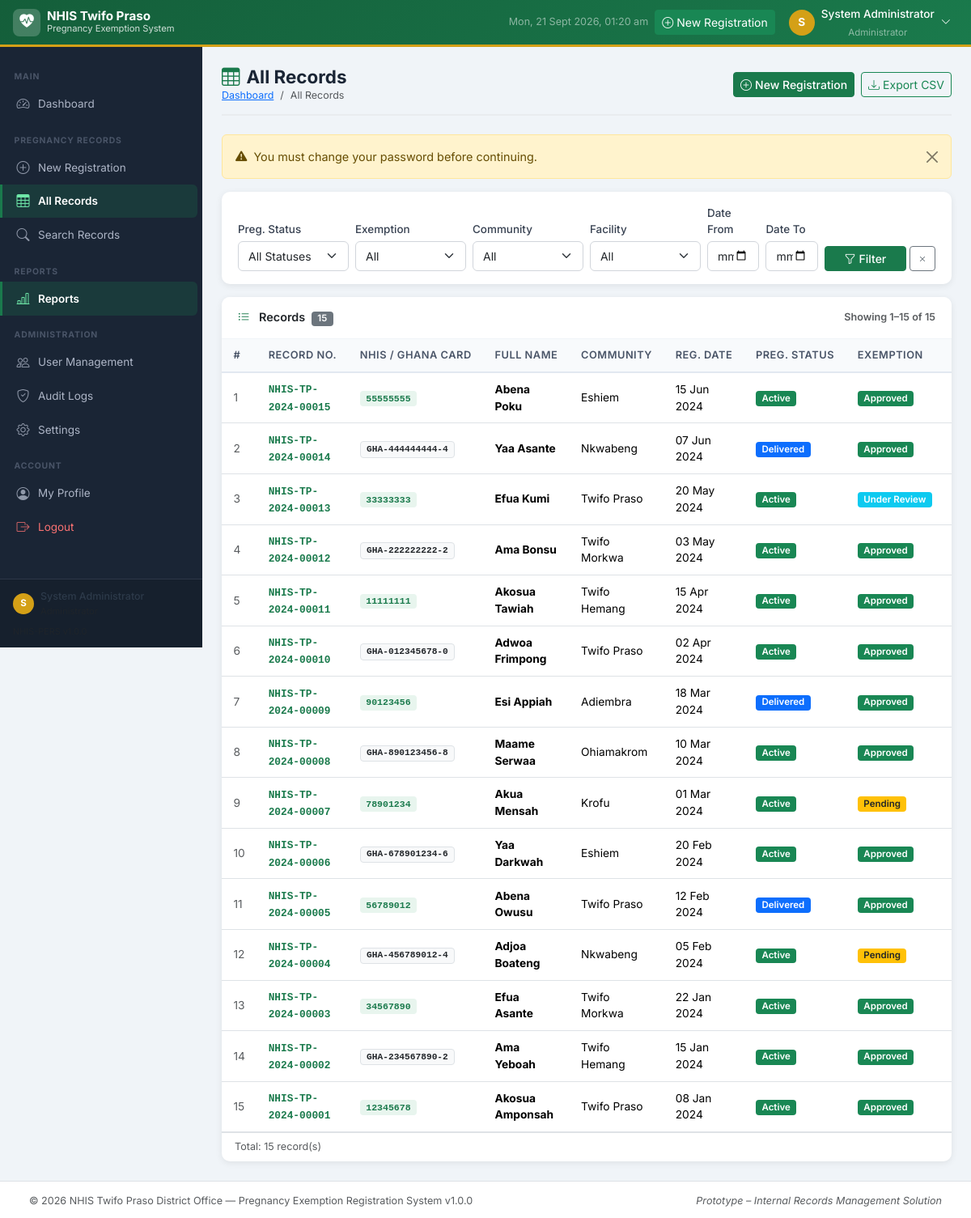
The app's page /records/index.php (signed in) with its own data.
### tables this page shows
CREATE TABLE IF NOT EXISTS `users` (
  `id` INT(11) NOT NULL AUTO_INCREMENT,
  `full_name` VARCHAR(150) NOT NULL,
  `username` VARCHAR(80) NOT NULL,
  `email` VARCHAR(150) DEFAULT NULL,
  `password` VARCHAR(255) NOT NULL,
  `role_id` INT(11) NOT NULL DEFAULT 2,
  `phone` VARCHAR(20) DEFAULT NULL,
  `status` ENUM('active','inactive') NOT NULL DEFAULT 'active',
  `must_change_password` TINYINT(1) NOT NULL DEFAULT 0,
  `last_login` DATETIME DEFAULT NULL,
  `created_at` TIMESTAMP NOT NULL DEFAULT CURRENT_TIMESTAMP,
  `updated_at` TIMESTAMP NOT NULL DEFAULT CURRENT_TIMESTAMP ON UPDATE CURRENT_TIMESTAMP,
  PRIMARY KEY (`id`),
  UNIQUE KEY `uq_username` (`username`),
  KEY `fk_users_role` (`role_id`),
  CONSTRAINT `fk_users_role` FOREIGN KEY (`role_id`) REFERENCES `roles` (`id`) ON UPDATE CASCADE
);

CREATE TABLE IF NOT EXISTS `roles` (
  `id` INT(11) NOT NULL AUTO_INCREMENT,
  `role_name` VARCHAR(50) NOT NULL,
  `description` VARCHAR(255) DEFAULT NULL,
  `created_at` TIMESTAMP NOT NULL DEFAULT CURRENT_TIMESTAMP,
  PRIMARY KEY (`id`),
  UNIQUE KEY `uq_role_name` (`role_name`)
);

CREATE TABLE IF NOT EXISTS `pregnant_women` (
  `id` INT(11) NOT NULL AUTO_INCREMENT,
  `record_number` VARCHAR(30) NOT NULL COMMENT 'System-generated unique record number e.g. NHIS-TP-2024-00001',
  `nhis_membership_number` VARCHAR(20) DEFAULT NULL COMMENT '8-digit NHIS membership number',
  `ghana_card_number` VARCHAR(20) DEFAULT NULL COMMENT 'Ghana Card Number: GHA-XXXXXXXXX-X',
  `first_name`  VARCHAR(80)  NOT NULL,
  `middle_name` VARCHAR(80)  DEFAULT NULL,
  `last_name`   VARCHAR(80)  NOT NULL,
  `full_name`   VARCHAR(150) GENERATED ALWAYS AS (TRIM(CONCAT_WS(' ', `first_name`, NULLIF(`middle_name`,''), `last_name`))) STORED COMMENT 'Auto-computed from first/middle/last name',
  `date_of_birth` DATE DEFAULT NULL,
  `sex` ENUM('Female') NOT NULL DEFAULT 'Female',
  `phone` VARCHAR(20) DEFAULT NULL,
  `alt_phone` VARCHAR(20) DEFAULT NULL,
  `community_id` INT(11) DEFAULT NULL,
  `community_other` VARCHAR(150) DEFAULT NULL COMMENT 'If community not in list',
  `district` VARCHAR(100) DEFAULT 'Twifo Atti-Morkwa',
  `region` VARCHAR(100) DEFAULT 'Central Region',
   
  `registration_date` DATE NOT NULL COMMENT 'Date of pregnancy registration with NHIS',
  `gravida` INT(2) DEFAULT NULL COMMENT 'Total number of pregnancies',
  `parity` INT(2) DEFAULT NULL COMMENT 'Number of previous deliveries',
  `gestational_age_weeks` INT(3) DEFAULT NULL COMMENT 'Gestational age in weeks at registration',
  `expected_delivery_date` DATE DEFAULT NULL COMMENT 'EDD',
  `antenatal_start_date` DATE DEFAULT NULL COMMENT 'Date first ANC visit',
  `health_facility_id` INT(11) DEFAULT NULL COMMENT 'Facility for ANC',
  `facility_other` VARCHAR(200) DEFAULT NULL COMMENT 'If facility not in list',
  `pregnancy_status` ENUM('Active','Delivered','Lost to Follow-up','Referred','Deceased','Other') NOT NULL DEFAULT 'Active',
  `delivery_date` DATE DEFAULT NULL,
  `delivery_outcome` VARCHAR(200) DEFAULT NULL,
   
  `processing_date` DATE DEFAULT NULL COMMENT 'Date NHIS processed the exemption',
  `exemption_status` ENUM('Approved','Pending','Rejected','Under Review') NOT NULL DEFAULT 'Pending',
  `reference_number` VARCHAR(80) DEFAULT NULL COMMENT 'NHIS reference/transaction number',
  `processed_by` INT(11) DEFAULT NULL COMMENT 'User ID of staff who processed',
  `nhis_remarks` TEXT DEFAULT NULL COMMENT 'Remarks on NHIS processing',
   
  `general_remarks` TEXT DEFAULT NULL,
  `created_by` INT(11) NOT NULL COMMENT 'User who created record',
  `updated_by` INT(11) DEFAULT NULL COMMENT 'User who last updated record',
  `created_at` TIMESTAMP NOT NULL DEFAULT CURRENT_TIMESTAMP,
  `updated_at` TIMESTAMP NOT NULL DEFAULT CURRENT_TIMESTAMP ON UPDATE CURRENT_TIMESTAMP,
  `is_deleted` TINYINT(1) NOT NULL DEFAULT 0,
  PRIMARY KEY (`id`),
  UNIQUE KEY `uq_record_number` (`record_number`),
  UNIQUE KEY `uq_ghana_card` (`ghana_card_number`),
  KEY `idx_nhis_membership` (`nhis_membership_number`),
  KEY `idx_first_name` (`first_name`),
  KEY `idx_last_name` (`last_name`),
  KEY `idx_registration_date` (`registration_date`),
  KEY `idx_community` (`community_id`),
  KEY `idx_facility` (`health_facility_id`),
  KEY `idx_status` (`pregnancy_status`),
  KEY `idx_exemption_status` (`exemption_status`),
  KEY `fk_pw_community` (`community_id`),
  KEY `fk_pw_facility` (`health_facility_id`),
  KEY `fk_pw_processed_by` (`processed_by`),
  KEY `fk_pw_created_by` (`created_by`),
  CONSTRAINT `fk_pw_community` FOREIGN KEY (`community_id`) REFERENCES `communities` (`id`) ON UPDATE CASCADE,
  CONSTRAINT `fk_pw_facility` FOREIGN KEY (`health_facility_id`) REFERENCES `health_facilities` (`id`) ON UPDATE CASCADE,
  CONSTRAINT `fk_pw_processed_by` FOREIGN KEY (`processed_by`) REFERENCES `users` (`id`) ON UPDATE CASCADE,
  CONSTRAINT `fk_pw_created_by` FOREIGN KEY (`created_by`) REFERENCES `users` (`id`) ON UPDATE CASCADE
);

CREATE TABLE IF NOT EXISTS `system_settings` (
  `id` INT(11) NOT NULL AUTO_INCREMENT,
  `setting_key` VARCHAR(100) NOT NULL,
  `setting_value` TEXT DEFAULT NULL,
  `description` VARCHAR(255) DEFAULT NULL,
  `updated_by` INT(11) DEFAULT NULL,
  `updated_at` TIMESTAMP NOT NULL DEFAULT CURRENT_TIMESTAMP ON UPDATE CURRENT_TIMESTAMP,
  PRIMARY KEY (`id`),
  UNIQUE KEY `uq_setting_key` (`setting_key`)
);

### records/index.php (the view, shortened to what the rows shown need)
<?php
require_once __DIR__ . '/../includes/auth.php';
$pdo         = getDBConnection();
$filterStatus     = trim($_GET['status']      ?? '');
$filterExemption  = trim($_GET['exemption']   ?? '');
$filterCommunity  = (int) ($_GET['community'] ?? 0);
$filterFacility   = (int) ($_GET['facility']  ?? 0);
$filterStaff      = (int) ($_GET['staff']     ?? 0);
$filterDateFrom   = trim($_GET['date_from']   ?? '');
$filterDateTo     = trim($_GET['date_to']     ?? '');
$where  = ['pw.is_deleted = 0'];
$whereSQL = 'WHERE ' . implode(' AND ', $where);
$pg     = getPaginationParams();
$pgStr  = http_build_query(array_filter([
    'status' => $filterStatus, 'exemption' => $filterExemption,
    'community' => $filterCommunity ?: '', 'facility' => $filterFacility ?: '',
    'staff' => $filterStaff ?: '', 'date_from' => $filterDateFrom, 'date_to' => $filterDateTo,
]));
$sql = "SELECT pw.id, pw.record_number, pw.nhis_membership_number, pw.ghana_card_number,
               pw.first_name, pw.last_name,
               pw.phone, pw.registration_date, pw.pregnancy_status, pw.exemption_status,
               pw.processing_date,
               COALESCE(c.community_name,  pw.community_other,  '—') AS community,
               COALESCE(hf.facility_name,  pw.facility_other,   '—') AS facility,
               u.full_name AS created_by_name
        FROM pregnant_women pw
        LEFT JOIN communities      c  ON pw.community_id       = c.id
        LEFT JOIN health_facilities hf ON pw.health_facility_id = hf.id
        LEFT JOIN users             u  ON pw.created_by         = u.id
        $whereSQL
        ORDER BY pw.registration_date DESC, pw.id DESC
        LIMIT :limit OFFSET :offset";
$stmt = $pdo->prepare($sql);
$stmt->bindValue(':limit',  $pg['per_page'], PDO::PARAM_INT);
$stmt->bindValue(':offset', $pg['offset'],   PDO::PARAM_INT);
$stmt->execute();
$records = $stmt->fetchAll();
include __DIR__ . '/../includes/header.php';
?>
<div class="nhis-content">
    <div class="page-header d-flex align-items-center justify-content-between flex-wrap gap-2">
        <div>
            <h1><i class="bi bi-table me-2 text-nhis"></i>All Records</h1>
        </div>
    </div>
    <div class="card">
        <div class="card-body p-0">
            <?php if (empty($records)): ?>
            <div class="empty-state">
                <i class="bi bi-inbox"></i>
                <p>No records found<?= $pgStr ? ' matching the current filters' : '' ?>.</p>
                <a href="<?= BASE_URL ?>/pregnancy/add.php" class="btn btn-nhis-primary btn-sm">Add First Record</a>
            </div>
            <?php else: ?>
            <div class="table-responsive">
                <table class="table table-nhis mb-0">
                    <thead>
                        <tr>
                            <th>#</th>
                            <th>Record No.</th>
                            <th>NHIS / Ghana Card</th>
                            <th>Full Name</th>
                            <th>Community</th>
                            <th>Reg. Date</th>
                            <th>Preg. Status</th>
                            <th>Exemption</th>
                            <th>Registered By</th>
                        </tr>
                    </thead>
                    <tbody>
                    <?php $n = $pg['offset'] + 1; foreach ($records as $r): ?>
                    <tr>
                        <td class="text-muted small"><?= $n++ ?></td>
                        <td><span class="record-num"><?= htmlspecialchars($r['record_number']) ?></span></td>
                        <td>
                            <?php if ($r['nhis_membership_number']): ?>
                                <span class="badge bg-nhis-light text-nhis" style="font-family:monospace;"><?= htmlspecialchars($r['nhis_membership_number']) ?></span>
                            <?php elseif ($r['ghana_card_number']): ?>
                                <span class="badge bg-light text-dark border" style="font-family:monospace;font-size:.7rem;"><?= htmlspecialchars($r['ghana_card_number']) ?></span>
                            <?php else: ?><span class="text-muted">—</span><?php endif; ?>
                        </td>
                        <td><strong><?= htmlspecialchars($r['first_name'] . ' ' . $r['last_name']) ?></strong></td>
                        <td><?= htmlspecialchars($r['community']) ?></td>
                        <td><?= formatDate($r['registration_date']) ?></td>
                        <td><?= pregnancyStatusBadge($r['pregnancy_status']) ?></td>
                        <td><?= exemptionStatusBadge($r['exemption_status']) ?></td>
                        <td><?= htmlspecialchars($r['created_by_name'] ?? '—') ?></td>
                    </tr>
                    <?php endforeach; ?>
                    </tbody>
                </table>
            </div>
            <?php endif; ?>
        </div>
    </div>
</div>
<?php include __DIR__ . '/../includes/footer.php'; ?>

### includes/header.php (shortened to what the rows shown need)
<?php
$currentUser = getCurrentUser();
?>
<!DOCTYPE html>
<html lang="en">
<head>
    <link href="https://cdn.jsdelivr.net/npm/bootstrap@5.3.2/dist/css/bootstrap.min.css" rel="stylesheet">
    <link href="https://cdn.jsdelivr.net/npm/bootstrap-icons@1.11.3/font/bootstrap-icons.min.css" rel="stylesheet">
    <link href="<?= BASE_URL ?>/assets/css/style.css" rel="stylesheet">
</head>
<body>
<nav class="navbar navbar-expand-lg navbar-dark nhis-topbar fixed-top">
    <div class="container-fluid px-3">
        <div class="ms-auto d-flex align-items-center gap-2">
            <div class="dropdown">
                <button class="btn btn-sm btn-link text-white d-flex align-items-center gap-2 text-decoration-none" data-bs-toggle="dropdown" aria-expanded="false">
                    <div class="nhis-avatar"><?= strtoupper(substr($currentUser['full_name'] ?? 'U', 0, 1)) ?></div>
                    <span class="d-none d-lg-block">
                        <span class="fw-500" style="font-size:0.85rem;"><?= htmlspecialchars($currentUser['full_name'] ?? '') ?></span>
                        <br><span class="text-white-50" style="font-size:0.72rem;"><?= htmlspecialchars($currentUser['role_name'] ?? '') ?></span>
                    </span>
                    <i class="bi bi-chevron-down small"></i>
                </button>
            </div>
        </div>
    </div>
</nav>
<div class="nhis-wrapper">

### includes/functions.php (shortened to what the rows shown need)
<?php
function getSetting(string $key, string $default = ''): string {
    $pdo  = getDBConnection();
    $stmt = $pdo->prepare("SELECT setting_value FROM system_settings WHERE setting_key = :key LIMIT 1");
    $stmt->execute([':key' => $key]);
    $val  = $stmt->fetchColumn();
    return ($val !== false) ? $val : $default;
}
function getPaginationParams(int $perPage = RECORDS_PER_PAGE): array {
    $page   = max(1, (int) ($_GET['page'] ?? 1));
    $offset = ($page - 1) * $perPage;
    return ['page' => $page, 'per_page' => $perPage, 'offset' => $offset];
}
function pregnancyStatusBadge(string $status): string {
    $map = [
        'Active'              => 'success',
        'Delivered'           => 'primary',
        'Lost to Follow-up'   => 'warning',
        'Referred'            => 'info',
        'Deceased'            => 'dark',
        'Other'               => 'secondary',
    ];
    $color = $map[$status] ?? 'secondary';
    return '<span class="badge bg-' . $color . '">' . htmlspecialchars($status) . '</span>';
}
function exemptionStatusBadge(string $status): string {
    $map = [
        'Approved'      => 'success',
        'Pending'        => 'warning text-dark',
        'Rejected'       => 'danger',
        'Under Review'   => 'info',
    ];
    $color = $map[$status] ?? 'secondary';
    return '<span class="badge bg-' . $color . '">' . htmlspecialchars($status) . '</span>';
}
function formatDate(?string $date, string $format = 'd M Y'): string {
    try {
        return (new DateTime($date))->format($format);
    } catch (Exception $e) {
        return '—';
    }
}

### includes/footer.php (shortened to what the rows shown need)
    </div>
<footer class="nhis-footer">
    <div class="container-fluid">
        <div class="row align-items-center">
            <div class="col-md-6">
                <span class="text-muted small">
                    &copy; <?= date('Y') ?>
                    <?= getSetting('office_name', 'NHIS Twifo Praso District Office') ?>
                    &mdash; Pregnancy Exemption Registration System v<?= APP_VERSION ?>
                </span>
            </div>
        </div>
    </div>
</footer>
</body>
</html>

### records on screen
users: full_name "S", full_name "System Administrator", role.role_name "Administrator"
pregnant_women: record_number "NHIS-TP-2024-00015", nhis_membership_number "55555555", first_name+last_name "Abena Poku", community "Eshiem", registration_date "15 Jun 2024", pregnancy_status "Active", exemption_status "Approved"
pregnant_women: record_number "NHIS-TP-2024-00014", ghana_card_number "GHA-444444444-4", first_name+last_name "Yaa Asante", community "Nkwabeng", registration_date "07 Jun 2024", pregnancy_status "Delivered", exemption_status "Approved"
pregnant_women: record_number "NHIS-TP-2024-00013", nhis_membership_number "33333333", first_name+last_name "Efua Kumi", community "Twifo Praso", registration_date "20 May 2024", pregnancy_status "Active", exemption_status "Under Review"
pregnant_women: record_number "NHIS-TP-2024-00012", ghana_card_number "GHA-222222222-2", first_name+last_name "Ama Bonsu", community "Twifo Morkwa", registration_date "03 May 2024", pregnancy_status "Active", exemption_status "Approved"
pregnant_women: record_number "NHIS-TP-2024-00011", nhis_membership_number "11111111", first_name+last_name "Akosua Tawiah", community "Twifo Hemang", registration_date "15 Apr 2024", pregnancy_status "Active", exemption_status "Approved"
pregnant_women: record_number "NHIS-TP-2024-00010", ghana_card_number "GHA-012345678-0", first_name+last_name "Adwoa Frimpong", community "Twifo Praso", registration_date "02 Apr 2024", pregnancy_status "Active", exemption_status "Approved"
pregnant_women: record_number "NHIS-TP-2024-00009", nhis_membership_number "90123456", first_name+last_name "Esi Appiah", community "Adiembra", registration_date "18 Mar 2024", pregnancy_status "Delivered", exemption_status "Approved"
pregnant_women: record_number "NHIS-TP-2024-00008", ghana_card_number "GHA-890123456-8", first_name+last_name "Maame Serwaa", community "Ohiamakrom", registration_date "10 Mar 2024", pregnancy_status "Active", exemption_status "Approved"
pregnant_women: record_number "NHIS-TP-2024-00007", nhis_membership_number "78901234", first_name+last_name "Akua Mensah", community "Krofu", registration_date "01 Mar 2024", pregnancy_status "Active", exemption_status "Pending"
pregnant_women: record_number "NHIS-TP-2024-00006", ghana_card_number "GHA-678901234-6", first_name+last_name "Yaa Darkwah", community "Eshiem", registration_date "20 Feb 2024", pregnancy_status "Active", exemption_status "Approved"
pregnant_women: record_number "NHIS-TP-2024-00005", nhis_membership_number "56789012", first_name+last_name "Abena Owusu", community "Twifo Praso", registration_date "12 Feb 2024", pregnancy_status "Delivered", exemption_status "Approved"
pregnant_women: record_number "NHIS-TP-2024-00004", ghana_card_number "GHA-456789012-4", first_name+last_name "Adjoa Boateng", community "Nkwabeng", registration_date "05 Feb 2024", pregnancy_status "Active", exemption_status "Pending"
pregnant_women: record_number "NHIS-TP-2024-00003", nhis_membership_number "34567890", first_name+last_name "Efua Asante", community "Twifo Morkwa", registration_date "22 Jan 2024", pregnancy_status "Active", exemption_status "Approved"
pregnant_women: record_number "NHIS-TP-2024-00002", ghana_card_number "GHA-234567890-2", first_name+last_name "Ama Yeboah", community "Twifo Hemang", registration_date "15 Jan 2024", pregnancy_status "Active", exemption_status "Approved"
pregnant_women: record_number "NHIS-TP-2024-00001", nhis_membership_number "12345678", first_name+last_name "Akosua Amponsah", community "Twifo Praso", registration_date "08 Jan 2024", pregnancy_status "Active", exemption_status "Approved"
system_settings: setting_value "NHIS Twifo Praso District Office"

### other values on screen
substr($_SESSION['full_name'] ?? 'U', 0, 1) "S"
$_SESSION['full_name'] "System Administrator"
$flash['message'] "You must change your password before continuing."
$totalRows "15"
min($pg['offset'] + 1, $totalRows) "1"
min($pg['offset'] + $pg['per_page'], $totalRows) "15"
APP_VERSION "1.0.0"
